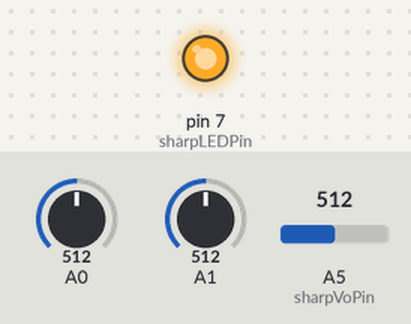
Recording of a sketch running on a simulated Arduino Uno, built with avr-gcc and run on an emulated ATmega328P. Shown: output pins drawn as LEDs (lit = HIGH). The test bench sets the inputs (shaded band); at power-on: A0 = 512, A1 = 512, A5 (sharpVoPin) = 512. The modem accepts every AT command (registered, SIM ready, sends succeed) and sends nothing else; what the sketch prints to the serial monitor is not drawn.

Above: at 0.1 s.
Timing chart, 0 to 1.6 s (numbered marks = the images above):
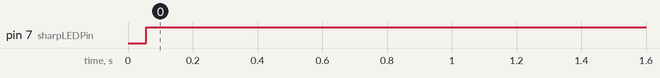

Measured:
- by itself, pin 7 (sharpLEDPin): LOW → HIGH at 0.06 s

The sketch:

esp8266_test.ino
```cpp
#include <SoftwareSerial.h>

#define RX 10
#define TX 11
String AP = "WIFI_NAME";       // CHANGE ME
String PASS = "WIFI_PASSWORD"; // CHANGE ME
String API = "D6F5HJGBM5BG3A6S";   // CHANGE ME
String HOST = "184.106.153.149";
String PORT = "80";
String field = "field1";
String field2 = "field2";
String field3 = "field3";
int countTrueCommand;
int countTimeCommand;
boolean found = false;
float valSensor = 0.0f;
float valSensor2 = 0.0f;
float valSensor3 = 0.0f;
SoftwareSerial esp8266(RX,TX);

//Dust Sensor program options
const int sharpLEDPin = 7;   // Arduino digital pin 7 connect to sensor LED.
const int sharpVoPin = A5;   // Arduino analog pin 5 connect to sensor Vo.

// For averaging last N raw voltage readings.
#ifdef USE_AVG
#define N 100
static unsigned long VoRawTotal = 0;
static int VoRawCount = 0;
#endif // USE_AVG

// Set the typical output voltage in Volts when there is zero dust.
static float Voc = 0.6;

// Use the typical sensitivity in units of V per 100ug/m3.
const float K = 0.5;

 /////////////////////////////////////////////////////////////////////////////

void setup() {

  // Set LED pin for output.
  pinMode(sharpLEDPin, OUTPUT);
  Serial.begin(9600);
  esp8266.begin(115200);
  sendCommand("AT",5,"OK");
  sendCommand("AT+CWMODE=3",5,"OK");
  sendCommand("AT+CWJAP=\""+ AP +"\",\""+ PASS +"\"",20,"OK");

}
void loop() {
 valSensor = getSensorData();
 valSensor2 = getSensorData2();
 valSensor3 = getSensorData3();
 String getData = "GET /update?api_key="+ API +"&"+ field +"="+String(valSensor)+"&"+ field2 +"="+String(valSensor2)+"&"+ field3 +"="+String(valSensor3);
sendCommand("AT+CIPMUX=1",5,"OK");
 sendCommand("AT+CIPSTART=0,\"TCP\",\""+ HOST +"\","+ PORT,15,"OK");
 sendCommand("AT+CIPSEND=0," +String(getData.length()+4),4,">");
 esp8266.println(getData);delay(1500);countTrueCommand++;
 sendCommand("AT+CIPCLOSE=0",5,"OK");
}
//MQ135 Sensor data
float getSensorData(){
  return analogRead(A0); // Replace with
}

//MQ7 sensor data
float getSensorData2() {
  return analogRead(A1);
}

//Dust Sensor data
float getSensorData3(){
   // Turn on the dust sensor LED by setting digital pin LOW.
  digitalWrite(sharpLEDPin, LOW);

  // Wait 0.28ms before taking a reading of the output voltage as per spec.
  delayMicroseconds(280);

  // Record the output voltage. This operation takes around 100 microseconds.
  int VoRaw = analogRead(sharpVoPin);

  // Turn the dust sensor LED off by setting digital pin HIGH.
  digitalWrite(sharpLEDPin, HIGH);

  // Wait for remainder of the 10ms cycle = 10000 - 280 - 100 microseconds.
  delayMicroseconds(9620);

  // Use averaging if needed.
  float Vo = VoRaw;
  #ifdef USE_AVG
  VoRawTotal += VoRaw;
  VoRawCount++;
  if ( VoRawCount >= N ) {
    Vo = 1.0 * VoRawTotal / N;
    VoRawCount = 0;
    VoRawTotal = 0;
  } else {
    return;
  }
  #endif // USE_AVG

  // Compute the output voltage in Volts.
  Vo = Vo / 1024.0 * 5.0;

  // Convert to Dust Density in units of ug/m3.
  float dV = Vo - Voc;
  if ( dV < 0 ) {
    dV = 0;
    Voc = Vo;
  }
  float dustDensity = dV / K * 100.0;
  return dustDensity;

}

void sendCommand(String command, int maxTime, char readReplay[]) {
  Serial.print(countTrueCommand);
  Serial.print(". at command => ");
  Serial.print(command);
  Serial.print(" ");
  while(countTimeCommand < (maxTime*1))
  {
    esp8266.println(command);//at+cipsend
    if(esp8266.find(readReplay))//ok
    {
      found = true;
      break;
    }

    countTimeCommand++;
  }

  if(found == true)
  {
    Serial.println("OYI");
    countTrueCommand++;
    countTimeCommand = 0;
  }

  if(found == false)
  {
    Serial.println("Fail");
    countTrueCommand = 0;
    countTimeCommand = 0;
  }

  found = false;
 }
```
